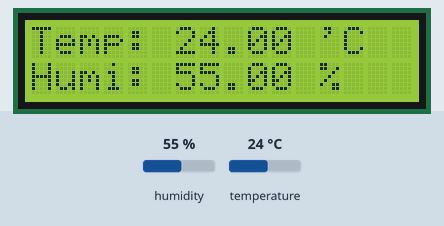
A sketch run on a simulated Arduino Leonardo, built with avr-gcc and run on an emulated ATmega32U4. Parts: 16×2 character LCD. The inputs (shaded band) are chosen by the test bench; at power-on: humidity 55 %, temperature 24 °C. What the sketch prints to the serial monitor is not drawn.

Above: at 7.7 s.
7.8 s: humidity set to 22 %
At 9.8 s:
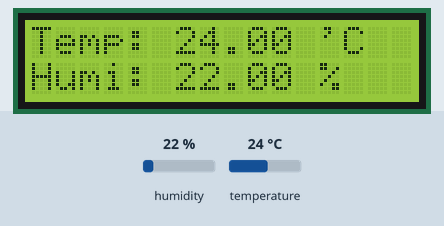
10.8 s: temperature set to 12 °C
At 12.1 s:
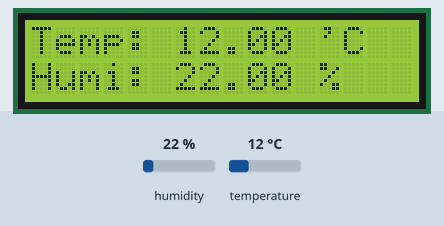
13.8 s: humidity set to 40 %
At 16.5 s:
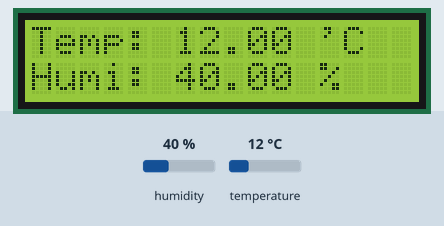
16.8 s: temperature set to 19 °C
At 17.9 s:
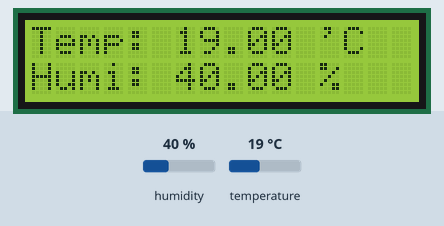
Timing chart, 0 to 19.8 s (numbered marks = the images above; inputs shaded):
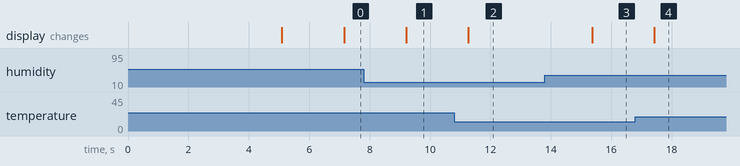

The sketch:

DHT_test.ino
```cpp
#include "DHT.h"
#include <LiquidCrystal_I2C.h>

#define DHTPIN 3     // Digital pin connected to the DHT sensor
#define DHTTYPE DHT11   // DHT 11

DHT dht(DHTPIN, DHTTYPE);

LiquidCrystal_I2C mylcd(0x27, 16, 2);

void setup() {
  Serial.begin(9600);
  Serial.println(F("DHTxx test!"));

  lcd_test_setup();
  lcd_test();

  mylcd.init();
  mylcd.backlight();
  mylcd.clear();

  dht.begin();
}

void loop() {

  // Wait a few seconds between measurements.
  delay(2000);

  float h = dht.readHumidity();
  float t = dht.readTemperature();

  if (isnan(h) || isnan(t)) {
    Serial.println(F("Failed to read from DHT sensor!"));
    return;
  }

  float hic = dht.computeHeatIndex(t, h, false);

  String tempStr = "Temp: " + String(t) + " 'C"; //" °C";
  String humiStr = "Humi: " + String(h) + " %";
  String hicStr = "HI: " + String(hic) + " °C";
  Serial.print(tempStr);
  Serial.print("  ");
  Serial.print(humiStr);
  Serial.print("  ");
  Serial.println(hicStr);

  mylcd.clear();
  mylcd.setCursor(0, 0);
  mylcd.print(tempStr);
  mylcd.setCursor(0, 1);
  mylcd.print(humiStr);
}
```

I2C_LCD_test.ino
```cpp
#include <Wire.h>


void lcd_test_setup()
{
  Wire.begin();

  Serial.begin(9600);
  while (!Serial);             // Leonardo: wait for serial monitor
  Serial.println("\nI2C Scanner");
}


void lcd_test()
{
  byte error, address;
  int nDevices;

  Serial.println("Scanning...");

  nDevices = 0;
  for(address = 1; address < 127; address++ )
  {
    // The i2c_scanner uses the return value of
    // the Write.endTransmisstion to see if
    // a device did acknowledge to the address.
    Wire.beginTransmission(address);
    error = Wire.endTransmission();

    if (error == 0)
    {
      Serial.print("I2C device found at address 0x");
      if (address<16)
        Serial.print("0");
      Serial.print(address,HEX);
      Serial.println("  !");

      nDevices++;
    }
    else if (error==4)
    {
      Serial.print("Unknown error at address 0x");
      if (address<16)
        Serial.print("0");
      Serial.println(address,HEX);
    }
  }
  if (nDevices == 0)
    Serial.println("No I2C devices found\n");
  else
    Serial.println("done\n");

  delay(5000);           // wait 5 seconds for next scan
}
```

Measured:
- after the input at 7.8 s, the display: changes after 1.4 s (image 1)
- after the input at 10.8 s, the display: changes after 0.46 s (image 2)
- after the input at 13.8 s, the display: changes after 1.6 s (image 3)
- after the input at 16.8 s, the display: changes after 0.63 s (image 4)
